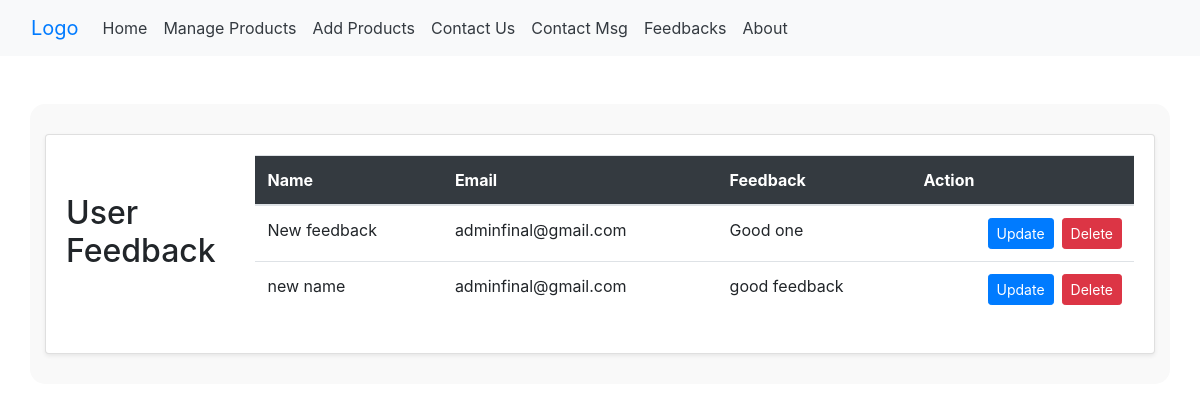
The app's page /feedback/, older data.
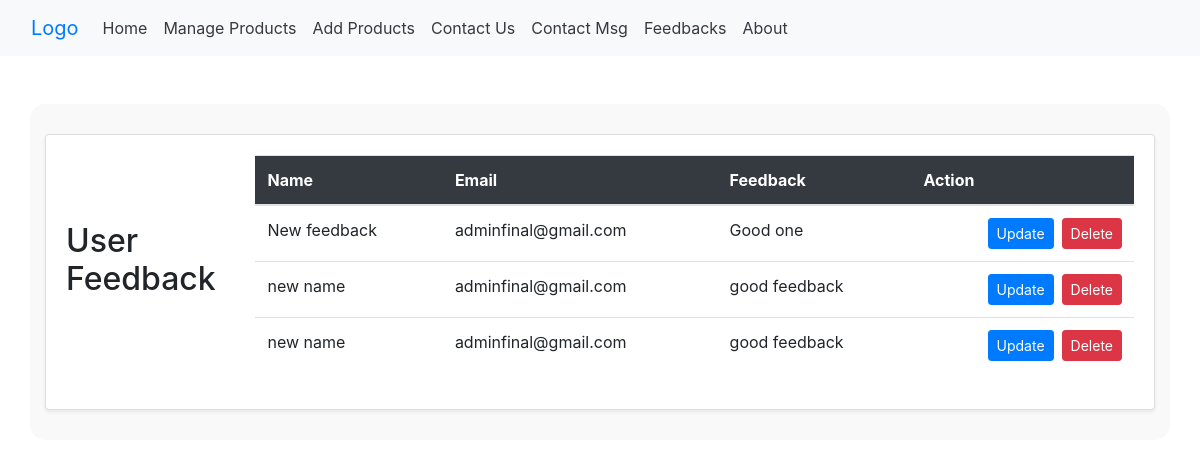
The same page, newer data.
### products/models.py (models this page shows, shortened)
class Feedback(models.Model):
	name = models.CharField(max_length=100, null=True, blank=True)
	email =  models.CharField(max_length=100, null=True, blank=True)
	feedback = models.TextField(null=True, blank=True)

### products/views.py (the view)
# urls.py: path('feedback/', views.displayFeedback, name='displayFeedback'),
def displayFeedback(request):
    feedbacks = Feedback.objects.all()
    return render(request, 'feedback.html', {'feedbacks': feedbacks})

### products/templates/feedback.html
{% extends 'base.html' %}
{% block content %}
<div class="container my-5">
  <div class="card shadow-sm">
    <div class="card-body">
      <h2 class="text-secondry mb-4">User Feedback</h2>
      <div class="table-responsive">
        <table class="table table-hover">
          <thead class="bg-dark text-white">
            <tr>
              <th scope="col">Name</th>
              <th scope="col">Email</th>
              <th scope="col">Feedback</th>
              <th scope="col">Action</th>
            </tr>
          </thead>
          <tbody>
            {% for feedback in feedbacks %}
            <tr class="hover:bg-gray-100 transition-colors duration-300">
              <td>{{ feedback.name }}</td>
              <td>{{ feedback.email }}</td>
              <td>{{ feedback.feedback }}</td>
              <td>
                <div class="d-flex justify-content-end">
                  <a href="{% url 'update-feedback' feedback.id %}" class="btn btn-primary btn-sm mr-2">Update</a>
                  <a href="{% url 'delete-feedback' feedback.id %}" class="btn btn-danger btn-sm">Delete</a>
                </div>
              </td>
            </tr>
            {% endfor %}
          </tbody>
        </table>
      </div>
    </div>
  </div>
</div>
{% endblock %}

Row changes from the older to the newer data that the page shows:
added Feedback: name "new name", email "adminfinal@gmail.com", feedback "good feedback"
